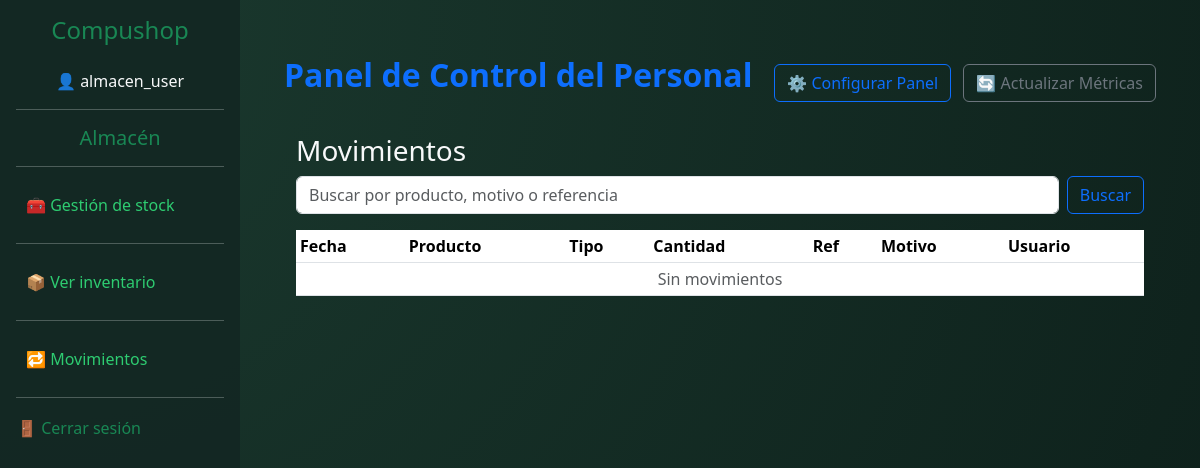
The page /es/almacen/movimientos/ (signed in) on the database as committed earlier.
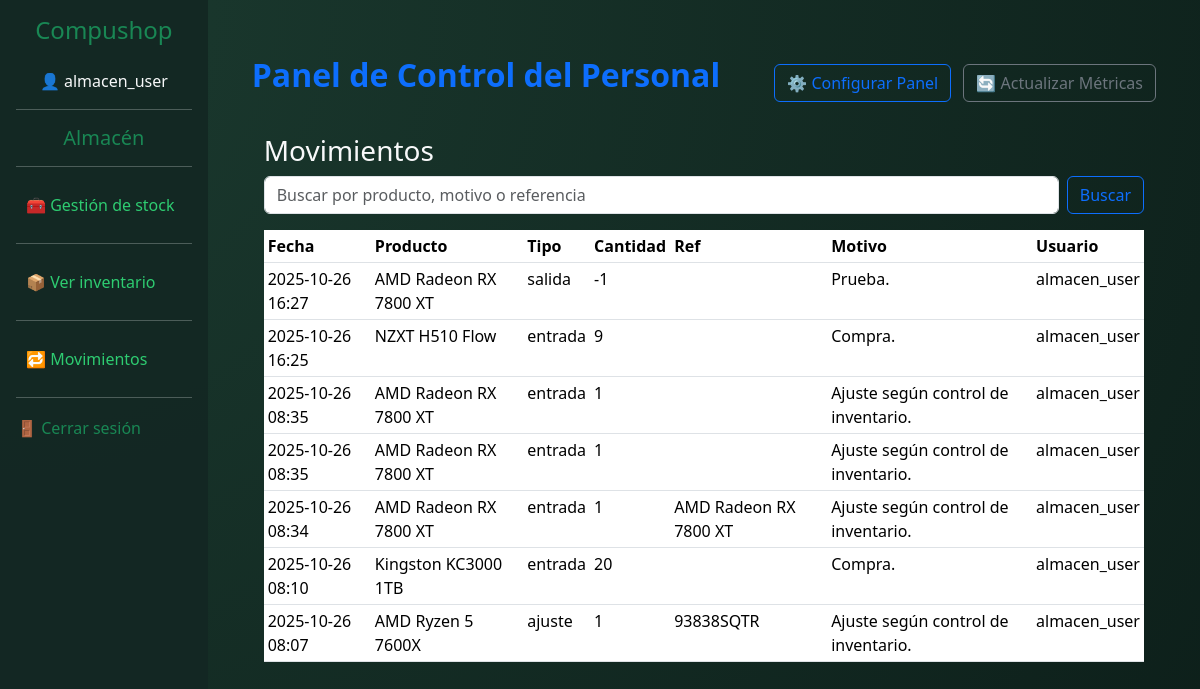
The same page on the database as committed later.
### cuentas/models.py (models this page shows, shortened)
class Usuario(AbstractUser):
    TIPOS_CUENTA = (
        ('cliente', 'Cliente'),
        ('personal', 'Personal'),
    )
    tipo_cuenta = models.CharField(
        max_length=20,
        choices=TIPOS_CUENTA,
        default='cliente'
    )
    ROLES_PERSONAL = (
        ('almacen', 'Almacén'),
        ('ventas', 'Ventas'),
        ('gerencia', 'Gerencia'),
    )
    rol_personal = models.CharField(
        max_length=20,
        choices=ROLES_PERSONAL,
        blank=True,
        null=True,
        help_text="Solo para usuarios del tipo 'personal'."
    )
    preferencias = models.JSONField(default=dict, blank=True)
    def __str__(self):
        return self.username

### tienda/models.py (models this page shows, shortened)
class StockMovimiento(models.Model):
    TIPO = [
        ('entrada', 'Entrada'),
        ('salida', 'Salida'),
        ('ajuste', 'Ajuste'),
    ]
    producto = models.ForeignKey('Producto', on_delete=models.CASCADE, related_name='movimientos')
    tipo = models.CharField(max_length=10, choices=TIPO)
    cantidad = models.IntegerField()
    motivo = models.CharField(max_length=255, blank=True)
    usuario = models.ForeignKey(settings.AUTH_USER_MODEL, on_delete=models.SET_NULL, null=True, blank=True)
    creado_en = models.DateTimeField(auto_now_add=True)
    referencia = models.CharField(max_length=50, blank=True)
    class Meta:
        ordering = ['-creado_en']

class Producto(models.Model):
    categoria = models.ForeignKey(
        Categoria,
        verbose_name = _("Categoría"),
        related_name='productos',
        on_delete=models.CASCADE
    )
    nombre = models.CharField(_("Nombre"), max_length=200)
    slug = models.SlugField(_("Slug"), max_length=200)
    imagen = models.ImageField(
        upload_to='productos/%Y/%m/%d',
        blank=True
    )
    descripcion = models.TextField(_("Descripción"), blank=True)
    precio = models.DecimalField(_("Precio"), max_digits=10, decimal_places=2)
    stock = models.PositiveIntegerField(_("Stock disponible"), default=0)
    stock_minimo = models.PositiveIntegerField(_("Stock Mínimo"), default=10)
    disponible = models.BooleanField(_("Disponible"), default=True)
    creado = models.DateTimeField(_("Creado"), auto_now_add=True)
    actualizado = models.DateTimeField(_("Actualizado"), auto_now=True)
    proveedor = models.ForeignKey(
        'Proveedor',
        on_delete=models.CASCADE,
        related_name='productos', # para buscar productos de un proveedor.
        verbose_name=_("Proveedor"),
    )
    class Meta:
        ordering = ['nombre']
        indexes = [
            models.Index(fields=['id', 'slug']),
            models.Index(fields=['nombre']),
            models.Index(fields=['-creado']),
        ]
        verbose_name = _("Producto")
        verbose_name_plural = _("Productos")

### tienda/views_almacen.py (the view)
@login_required
@solo_rol('almacen', 'gerencia')
def movimientos_list(request):
    from .models import StockMovimiento
    movs = StockMovimiento.objects.select_related('producto','usuario').all()
    q = request.GET.get('q') or ''
    if q:
        movs = movs.filter(Q(producto__nombre__icontains=q) | Q(referencia__icontains=q) | Q(motivo__icontains=q))
    return render(request, 'tienda/almacen_movimientos_list.html', {'movimientos': movs})

### carro/context_processors.py (called while the page is built)
def carro(request):
    return {'carro': Carro(request)}

### tienda/context_processors.py (called while the page is built)
def categorias_disponibles(request):
    return {
        'categorias_menu': Categoria.objects.filter(activo=True)
    }

### tienda/templates/tienda/almacen_movimientos_list.html (shortened to what this page needs)
{% extends "cuentas/personal_dashboard.html" %}
{% block dashboard_content %}
<div class="container my-4">
  <h3>Movimientos</h3>
  <form method="get" class="mb-3 d-flex">
    <input name="q" class="form-control me-2" placeholder="Buscar por producto, motivo o referencia" value="{{ request.GET.q }}">
    <button class="btn btn-outline-primary">Buscar</button>
  </form>
  <table class="table table-sm">
    <thead><tr><th>Fecha</th><th>Producto</th><th>Tipo</th><th>Cantidad</th><th>Ref</th><th>Motivo</th><th>Usuario</th></tr></thead>
    <tbody>
      {% for m in movimientos %}
        <tr>
          <td>{{ m.creado_en|date:"Y-m-d H:i" }}</td>
          <td>{{ m.producto.nombre }}</td>
          <td>{{ m.tipo }}</td>
          <td>{{ m.cantidad }}</td>
          <td>{{ m.referencia }}</td>
          <td>{{ m.motivo }}</td>
          <td>{{ m.usuario }}</td>
        </tr>
      {% empty %}
        <tr><td colspan="7" class="text-center text-muted">Sin movimientos</td></tr>
      {% endfor %}
    </tbody>
  </table>
</div>
{% endblock %}

### cuentas/templates/cuentas/personal_dashboard.html (shortened to what this page needs)
{% extends "cuentas/base_personal.html" %}
{% load static %}
{% load i18n %}
{% block content %}
<div class="container my-4">
  <div class="d-flex justify-content-between align-items-center mb-4 flex-wrap">
    <h2 class="mb-3 text-primary fw-bold">{% trans "Panel de Control del Personal" %}</h2>
    <div>
      <a href="{% url 'cuentas:config_panel' %}" class="btn btn-outline-primary me-2">
        ⚙️ {% trans "Configurar Panel" %}
      </a>
      <button class="btn btn-outline-secondary" onclick="window.location.reload()">
        🔄 {% trans "Actualizar Métricas" %}
      </button>
    </div>
  </div>
  {% block dashboard_content %}{% endblock %}
</div>
{% endblock %}

### cuentas/templates/cuentas/base_personal.html (shortened to what this page needs)
<!DOCTYPE html>
<html lang="es" dir="ltr">
  <head>
    <link rel="stylesheet" href="https://cdn.jsdelivr.net/npm/bootstrap@5.3.2/dist/css/bootstrap.min.css">
  </head>
  <body>
    <div class="d-flex">
      <div class="sidebar">
        <h4 class="text-center mb-4 text-success">Compushop</h4>
        <p class="text-center mb-3">👤 {{ user.username }}</p>
        <hr>
        {% if user.rol_personal == 'almacen' %}
          <h5 class="text-center mb-3 text-success">Almacén</h5>
          <hr>
          <a href="{% url 'cuentas:panel_almacen' %}">🧰 Gestión de stock</a>
          <hr>
          <a href="{% url 'almacen:inventario' %}">📦 Ver inventario</a>
          <hr>
          <a href="{% url 'almacen:movimientos' %}">🔁 Movimientos</a>
        {% endif %}
        <hr>
        <form action="{% url 'cuentas:logout' %}" method="post" style="display:inline;">
          <button type="submit"
                  class="btn btn-link text-decoration-none text-success p-0"
                  style="font-size: 1rem">
            🚪 Cerrar sesión
          </button>
        </form>
      </div>
      <div class="content">
        {% block content %}
        {% endblock %}
      </div>
    </div>
  </body>
</html>

### cuentas/templates/cuentas/base_personal.html (style rules this page uses)
body { background: radial-gradient(circle at top left, #1b3a2f, #0d1f1a); color: #f8f9fa; min-height: 100vh; }
.sidebar { background-color: rgba(20, 40, 35, 0.95); min-height: 100vh; padding: 1rem; width: 240px; }
.sidebar a { display: block; color: #2ecc71; text-decoration: none; padding: 10px; border-radius: 6px; transition: background 0.2s; }
.content { flex-grow: 1; padding: 2rem; }

Rows that differ between the two databases and show on the page:
added StockMovimiento: creado_en "2025-10-26 16:27", producto.nombre "AMD Radeon RX 7800 XT", tipo "salida", cantidad "-1", motivo "Prueba.", usuario "almacen_user"
added StockMovimiento: creado_en "2025-10-26 16:25", producto.nombre "NZXT H510 Flow", tipo "entrada", cantidad "9", motivo "Compra.", usuario "almacen_user"
added StockMovimiento: creado_en "2025-10-26 08:35", producto.nombre "AMD Radeon RX 7800 XT", tipo "entrada", cantidad "1", motivo "Ajuste según control de inventario.", usuario "almacen_user"
added StockMovimiento: creado_en "2025-10-26 08:35", producto.nombre "AMD Radeon RX 7800 XT", tipo "entrada", cantidad "1", motivo "Ajuste según control de inventario.", usuario "almacen_user"
added StockMovimiento: creado_en "2025-10-26 08:34", producto.nombre "AMD Radeon RX 7800 XT", tipo "entrada", cantidad "1", referencia "AMD Radeon RX 7800 XT", motivo "Ajuste según control de inventario.", usuario "almacen_user"
added StockMovimiento: creado_en "2025-10-26 08:10", producto.nombre "Kingston KC3000 1TB", tipo "entrada", cantidad "20", motivo "Compra.", usuario "almacen_user"
added StockMovimiento: creado_en "2025-10-26 08:07", producto.nombre "AMD Ryzen 5 7600X", tipo "ajuste", cantidad "1", referencia "93838SQTR", motivo "Ajuste según control de inventario.", usuario "almacen_user"
Other text that changed with them:
text no longer shown: "Sin movimientos"
